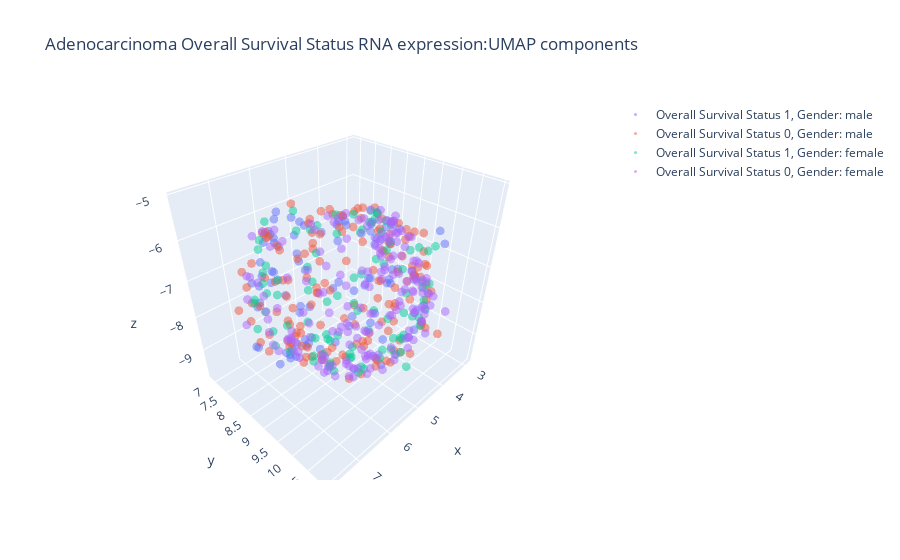

The cell this chart's notebook holds for it:
### Code cell
# short exploratory
# 1. dimension reduction
# 2. plot the differential targets

_cols = cols  # rnaID_include

tmp = Adeno
diag_str = 'Adenocarcinoma Overall Survival Status'  # 'Lung Adenocarcinoma' 'Lung Squamous Cell Carcinoma', 'Adeno/SCC'

target = 'Overall Survival Status' # 'Overall Survival Status' # Response # Gender
tmp.dropna(subset=[target], axis=0, inplace=True)

red = 'UMAP'
reduceR = UMAP(n_components=3, random_state=323, n_neighbors=50) #UMAP(n_components=3)

scaler = StandardScaler().fit(tmp.loc[:, _cols])
X = scaler.transform(tmp.loc[:, _cols])

reduceR.fit(X) #  y=tmp['Response']


fig = go.Figure(layout={'title': diag_str+' RNA expression:'+red+' components'})
# Configure the trace.
reduceD = reduceR.transform(scaler.transform(tmp.loc[(tmp[target]==1) & (tmp['Gender']==0), _cols]))
fig.add_trace(go.Scatter3d(
    x=reduceD[:,0], 
    y=reduceD[:,1], 
    z=reduceD[:,2], 
    mode='markers',
    marker={
        'size': 3,
        'opacity': 0.5,
    },
    name= target+' 1, Gender: male'
)
)

reduceD = reduceR.transform(scaler.transform(tmp.loc[(tmp[target]==0) & (tmp['Gender']==0), _cols]))
fig.add_trace(go.Scatter3d(
    x=reduceD[:,0],  
    y=reduceD[:,1],  
    z=reduceD[:,2], 
    mode='markers',
    marker={
        'size': 3,
        'opacity': 0.5,
    },
    name= target+' 0, Gender: male'
)
)

reduceD = reduceR.transform(scaler.transform(tmp.loc[(tmp[target]==1) & (tmp['Gender']==1), _cols]))
fig.add_trace(go.Scatter3d(
    x=reduceD[:,0], 
    y=reduceD[:,1], 
    z=reduceD[:,2], 
    mode='markers',
    marker={
        'size': 3,
        'opacity': 0.5,
    },
    name= target+' 1, Gender: female'
)
)

reduceD = reduceR.transform(scaler.transform(tmp.loc[(tmp[target]==0) & (tmp['Gender']==1), _cols]))
fig.add_trace(go.Scatter3d(
    x=reduceD[:,0],  
    y=reduceD[:,1],  
    z=reduceD[:,2], 
    mode='markers',
    marker={
        'size': 3,
        'opacity': 0.5,
    },
    name= target+' 0, Gender: female'
)
)


# Configure the layout.
layout = go.Layout(
    margin={'l': 0, 'r': 0, 'b': 0, 't': 0}
)
plotly.offline.iplot(fig)

##############
##############

fig, ax = plt.subplots(ncols=2, nrows=2, figsize=(18,14))
cmap = sns.cubehelix_palette(as_cmap=True, dark=0, light=1, reverse=True)


reduceR = UMAP(n_components=2, random_state=777, n_neighbors=50) #UMAP(n_components=3)
reduceR.fit(X)

reduceD = pd.DataFrame(reduceR.transform(scaler.transform(tmp.loc[(tmp[target]==1) & (tmp['Gender']==1),
                                                               _cols])),
                   columns=['umap 1', 'umap 2'])
sns.kdeplot(reduceD['umap 1'], reduceD['umap 2'], cmap=cmap, n_levels=60, shade=True,  ax=ax[0,0])
#ax[0,0].set_xlim(4, 15)
ax[0,0].set_title(target+' 1, female')

reduceD = pd.DataFrame(reduceR.transform(scaler.transform(tmp.loc[(tmp[target]==0) & (tmp['Gender']==1), 
                                                                  _cols])),
                       columns=['umap 1', 'umap 2'])
sns.kdeplot(reduceD['umap 1'], reduceD['umap 2'], cmap=cmap, n_levels=60, shade=True, ax=ax[0,1])
#ax[0,1].set_xlim(4, 15)
ax[0,1].set_title(target+' 0, female')

############

reduceD = pd.DataFrame(reduceR.transform(scaler.transform(tmp.loc[(tmp[target]==1) & (tmp['Gender']==0),
                                                               _cols])),
                   columns=['umap 1', 'umap 2'])
sns.kdeplot(reduceD['umap 1'], reduceD['umap 2'], cmap=cmap, n_levels=60, shade=True,  ax=ax[1,0])
#ax[1,0].set_xlim(4, 15)
ax[1,0].set_title(target+' 1, male')

reduceD = pd.DataFrame(reduceR.transform(scaler.transform(tmp.loc[(tmp[target]==0) & (tmp['Gender']==0), 
                                                                  _cols])),
                       columns=['umap 1', 'umap 2'])
sns.kdeplot(reduceD['umap 1'], reduceD['umap 2'], cmap=cmap, n_levels=60, shade=True, ax=ax[1,1])
#ax[1,1].set_xlim(4, 15)
ax[1,1].set_title(target+' 0, male')

### Figure 1 — Plotly figure (JSON) as saved in the notebook; plotly's stock layout.template omitted (floating-point values rounded to 4 significant figures; data arrays with more than 128 entries replaced by an {"elided": "..."} marker saying what was removed)
{"data": [{"marker": {"opacity": 0.5, "size": 3}, "mode": "markers", "name": "Overall Survival Status 1, Gender: male", "type": "scatter3d", "x": [5.916, 7.131, 5.197, 5.902, 5.834, 3.937, 4.19, 4.93, 5.384, 3.086, 5.403, 7.6, 5.813, 6.589, 3.445, 5.626, 6.006, 6.575, 6.944, 3.258, 5.308, 4.291, 6.734, 3.702, 3.144, 5.408, 7.631, 5.394, 3.031, 3.253, 3.862, 3.507, 3.823, 3.963, 4.892, 5.463, 5.948, 5.293, 3.669, 5.281, 7.391, 7.141, 7.128, 3.826, 6.503, 7.14, 4.585, 7.462, 6.634, 3.411, 3.498, 4.077, 7.008, 6.028, 6.96, 5.117, 6.166, 7.349, 4.71, 6.854, 7.027, 7.661, 6.254, 6.394, 7.225, 3.441, 7.355, 3.236, 3.974, 4.12, 3.481, 5.852, 5.138, 6.943, 5.151, 3.742, 3.414, 5.181, 6.36, 6.732, 5.867, 3.323, 3.546, 4.127, 7.402, 3.642, 6.362, 7.508, 3.494], "y": [7.288, 9.703, 7.176, 7.142, 7.018, 10.38, 7.403, 7.248, 10.87, 8.121, 9.0, 8.752, 8.192, 7.641, 8.705, 7.034, 7.042, 8.024, 9.956, 8.538, 7.654, 7.672, 8.501, 10.14, 8.575, 9.107, 8.731, 7.601, 7.854, 9.395, 10.49, 9.94, 8.41, 8.764, 7.775, 10.33, 9.406, 9.298, 8.73, 7.227, 8.684, 9.599, 9.188, 7.86, 8.116, 9.058, 8.416, 9.628, 8.036, 8.173, 8.086, 9.174, 9.47, 7.004, 8.939, 7.132, 7.801, 9.739, 8.375, 9.811, 8.003, 9.55, 8.634, 8.586, 9.503, 7.908, 9.561, 8.669, 10.05, 7.57, 9.733, 6.998, 7.395, 8.724, 8.476, 10.09, 8.935, 10.05, 10.21, 7.705, 10.37, 8.916, 9.515, 8.765, 8.889, 8.277, 9.846, 8.678, 8.087], "z": [-7.65, -7.303, -7.259, -6.463, -7.588, -5.897, -8.696, -9.026, -7.597, -7.309, -5.539, -7.823, -9.194, -6.699, -7.072, -6.944, -6.475, -6.764, -7.796, -8.423, -6.266, -6.605, -5.306, -7.714, -8.469, -5.69, -7.793, -6.157, -7.584, -7.899, -6.191, -8.29, -6.434, -8.946, -6.553, -6.403, -5.726, -9.69, -6.506, -6.692, -6.825, -6.696, -6.518, -8.729, -6.06, -8.068, -9.222, -7.62, -7.023, -7.111, -8.364, -9.537, -6.687, -6.68, -8.325, -7.537, -5.584, -7.262, -6.11, -7.663, -7.496, -7.697, -8.716, -5.359, -7.824, -8.715, -7.503, -7.938, -8.738, -6.618, -8.567, -6.453, -7.672, -5.539, -9.393, -8.643, -6.571, -9.09, -6.884, -7.234, -8.144, -7.772, -7.449, -9.17, -6.095, -8.212, -6.268, -6.307, -6.934]}, {"marker": {"opacity": 0.5, "size": 3}, "mode": "markers", "name": "Overall Survival Status 0, Gender: male", "type": "scatter3d", "x": {"elided": "146 float values"}, "y": {"elided": "146 float values"}, "z": {"elided": "146 float values"}}, {"marker": {"opacity": 0.5, "size": 3}, "mode": "markers", "name": "Overall Survival Status 1, Gender: female", "type": "scatter3d", "x": [3.681, 4.034, 3.482, 4.193, 5.576, 4.978, 5.776, 4.187, 3.365, 4.77, 3.089, 4.344, 3.111, 4.41, 4.617, 5.113, 5.677, 5.503, 5.18, 6.728, 6.29, 7.535, 6.156, 5.585, 6.02, 5.249, 7.5, 4.59, 4.734, 7.577, 3.926, 5.706, 3.774, 5.748, 3.608, 6.132, 3.625, 4.91, 4.114, 3.453, 6.642, 3.579, 5.395, 3.714, 5.29, 3.46, 4.729, 3.842, 4.419, 4.101, 3.802, 7.234, 5.387, 3.731, 3.755, 5.177, 4.508, 6.398, 5.084, 5.373, 6.447, 6.214, 4.642, 4.011, 5.136, 3.162, 6.896, 6.591, 3.598, 4.034, 4.324, 3.774, 5.871, 6.433, 7.465, 6.27, 4.205, 3.877, 5.896, 5.395, 3.394, 5.131, 7.205, 5.596, 5.703, 4.255, 5.918, 6.207, 3.302, 5.108, 6.898, 3.454, 4.916, 5.122, 4.022, 3.18, 5.947, 6.24], "y": [7.714, 9.807, 8.095, 7.58, 8.051, 10.62, 6.999, 8.679, 9.71, 8.175, 9.078, 7.735, 7.994, 10.02, 8.545, 8.095, 8.579, 8.095, 8.22, 7.393, 7.296, 8.71, 8.773, 8.738, 8.46, 9.402, 9.08, 7.584, 7.181, 8.814, 8.425, 7.208, 10.03, 10.51, 7.84, 8.326, 7.92, 8.858, 8.277, 7.776, 8.526, 9.888, 7.465, 9.756, 8.083, 8.413, 9.638, 9.111, 10.47, 8.79, 8.98, 9.11, 10.72, 10.14, 8.492, 9.516, 7.871, 7.323, 10.23, 8.517, 7.625, 9.528, 10.06, 8.04, 7.472, 8.496, 8.417, 9.281, 9.434, 10.24, 8.87, 8.562, 9.025, 10.24, 8.983, 7.212, 10.48, 8.885, 9.036, 10.68, 9.855, 9.906, 8.783, 10.86, 8.166, 9.647, 10.08, 7.267, 8.49, 10.72, 8.082, 9.987, 7.584, 7.644, 8.66, 8.958, 9.813, 10.05], "z": [-8.436, -9.017, -6.727, -8.858, -9.239, -8.893, -8.321, -5.928, -7.76, -9.575, -7.246, -6.811, -7.964, -7.423, -5.917, -9.385, -9.406, -9.277, -9.425, -7.862, -7.861, -7.391, -9.01, -9.649, -8.225, -9.764, -5.882, -8.853, -8.327, -6.584, -6.403, -9.254, -7.579, -7.952, -7.021, -5.397, -6.899, -9.465, -9.04, -8.398, -8.702, -8.671, -6.438, -6.634, -6.113, -6.842, -9.445, -8.997, -6.14, -5.964, -6.309, -6.163, -8.114, -8.2, -6.185, -9.602, -6.194, -6.586, -8.55, -9.176, -8.764, -8.936, -9.12, -8.962, -8.256, -7.192, -5.329, -8.543, -8.761, -8.448, -9.248, -9.064, -9.39, -7.91, -6.185, -6.447, -6.11, -6.22, -9.341, -7.732, -8.239, -6.378, -8.006, -7.518, -6.977, -9.087, -8.613, -7.12, -7.403, -7.299, -7.651, -7.641, -7.187, -6.451, -6.202, -7.826, -8.49, -8.04]}, {"marker": {"opacity": 0.5, "size": 3}, "mode": "markers", "name": "Overall Survival Status 0, Gender: female", "type": "scatter3d", "x": {"elided": "178 float values"}, "y": {"elided": "178 float values"}, "z": {"elided": "178 float values"}}], "layout": {"title": {"text": "Adenocarcinoma Overall Survival Status RNA expression:UMAP components"}}}
